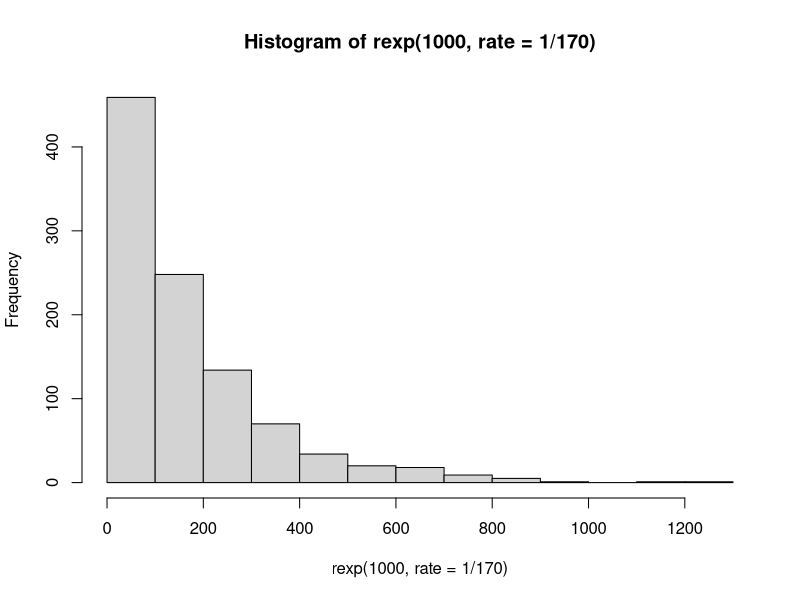

Write R code to recreate this figure.
## Introduction to Nonparametric Statistics ##

library(tidyverse)

## Let's run a simulation to estimate power for a one-population
## t-test under various conditions ##

## Using the football example, suppose 
## H0: mu <= 163
## H1: mu > 163 ##

## We can calculate this power directly, but let's simulate it instead ##

## Suppose the true mean is 170, and the standard deviation is 10 ##

## Let's first set a seed for reproducability ##

set.seed(12345)

## Now, let's save a vector of results ##

b <- 10000

results <- vector('double',b)

## Now, let's run the simulation ##

for(i in 1:b){
  
  ## Generate a sample of size 5 from a normal distribution with mean 170 and sd 10 ##
  
  x <- rnorm(5,mean=170,sd=10)
  
  ## Run a one-sample t-test ##
  
  t <- t.test(x,mu=163,alternative='greater')
  
  ## Save the p-value ##
  
  results[i] <- t$p.value
  
}

## Now, let's calculate the power ##

length(which(results < 0.05))/b

## So our result tells us that given this mean and alternative,
## and assuming that the true mean is 170, we would reject the null
## about 37% of the time (not too good!) ##

## Let's try a larger sample size ##

results <- vector('double',b)

for(i in 1:b){
  
  ## Generate a sample of size 50 from a normal distribution with mean 170 and sd 10 ##
  
  x <- rnorm(50,mean=170,sd=10)
  
  ## Run a one-sample t-test ##
  
  t <- t.test(x,mu=163,alternative='greater')
  
  ## Save the p-value ##
  
  results[i] <- t$p.value
  
}

## Now, let's calculate the power ##

length(which(results < 0.05))/b

## So our result tells us that given this mean and alternative,
## and assuming that the true mean is 170, we would reject the null
## about 99% of the time (much better!) ##

## Now what if our data did not come from a normal distribution 
## but instead came from the exponential distribution? ##

## Example of Exponential ##

## PDF of exponential is:
## f(x) = lambda * exp(-lambda*x) for x >= 0 ##
## where E[X] = 1/lambda and Var[X] = 1/lambda^2 ##

## So if the true mean is 170, this means lambda = 1/170 ##

hist(rexp(1000,rate=1/170))

## Decidedly non-normal! ##

## Let's run the simulation again ##

results <- vector('double',b)

for(i in 1:b){
  
  ## Generate a sample of size 5 from an exponential distribution with rate 1/170 ##
  
  x <- rexp(5,rate=1/170)
  
  ## Run a one-sample t-test ##
  
  t <- t.test(x,mu=163,alternative='greater')
  
  ## Save the p-value ##
  
  results[i] <- t$p.value
  
}

## Now, let's calculate the power ##

length(which(results < 0.05))/b

## So we went from 36% to 1% power! ##
## This is why it is important to check assumptions! ##

## Now, let's try a larger sample size ##

results <- vector('double',b)

for(i in 1:b){
  
  ## Generate a sample of size 50 from an exponential distribution with rate 1/170 ##
  
  x <- rexp(1000,rate=1/170)
  
  ## Run a one-sample t-test ##
  
  t <- t.test(x,mu=163,alternative='greater')
  
  ## Save the p-value ##
  
  results[i] <- t$p.value
  
}

## Now, let's calculate the power ##

length(which(results < 0.05))/b

## Also a severe decrease in power, even for a large sample size!! ##

## Sign Test Example ##

## Using the penguins data, let's take a random sample of 
## size 7. ##

install.packages('palmerpenguins')

data('penguins',package='palmerpenguins')

sample_penguins <- penguins |>
  na.omit() |>
  sample_n(7)

## Let's say I want to test:
## H_0: median = 3500 ##
## H_1: median != 3500 ##

## The test statistic is given by the number of observations
## greater than 3500 ##

T_Stat <- length(which(sample_penguins$body_mass_g > 3500))

## If we are using alpha = 0.05 and since this is a two-tailed 
## test, the p-value is given by ##

if(T_Stat > 7*0.5){
  
  p_value <- 2 * pbinom(T_Stat,size=7,prob=0.5,lower.tail=F)

  } else {
  
    p_value <- 2 * pbinom(T_Stat,size=7,prob=0.5,lower.tail=T)

}

print(p_value)

## Since 0.0156 < alpha, the data more substantially supports
## the alternative hypothesis ##

## Now let's run a simulation to estimate the power of the Sign Test 
## using the same conditions as the t-test before: ##

## Note:
## H0: median = 163 ##
## H1: median > 163 ##

## First, to make things easier, let's write a sign test 
## function ##

sign_test <- function(x,C){
  
  T_Stat <- length(which(x > C))
  
  if(T_Stat > length(x)*0.5){
  
    p_value <- 2 * pbinom(T_Stat,size=length(x),prob=0.5,lower.tail=F)
  
    } else {
  
    p_value <- 2 * pbinom(T_Stat,size=length(x),prob=0.5,lower.tail=T)
  
  }
  
  return(p_value)
  
}

np_results <- vector('double',b)

for(i in 1:b){
  
  ## Generate a sample of size 50 from an exponential distribution with rate 1/170 ##
  
  x <- rexp(50,rate=1/170)
  
  ## Run the Sign Test ##
  
  np_results[i] <- sign_test(x,log(2)/163)
  
}

## Now, let's calculate the power ##

length(which(np_results < 0.05))/b
  
## We went from 5% to 100%! Much better! ##

## Wilcoxon Signed Rank Test ##

## Let's run the WSRT on the penguin data like
## we did before with the sign test! ##

wsrt <- wilcox.test(sample_penguins$body_mass_g,mu=3500,
                    alternative='two.sided')

print(wsrt$p.value)
